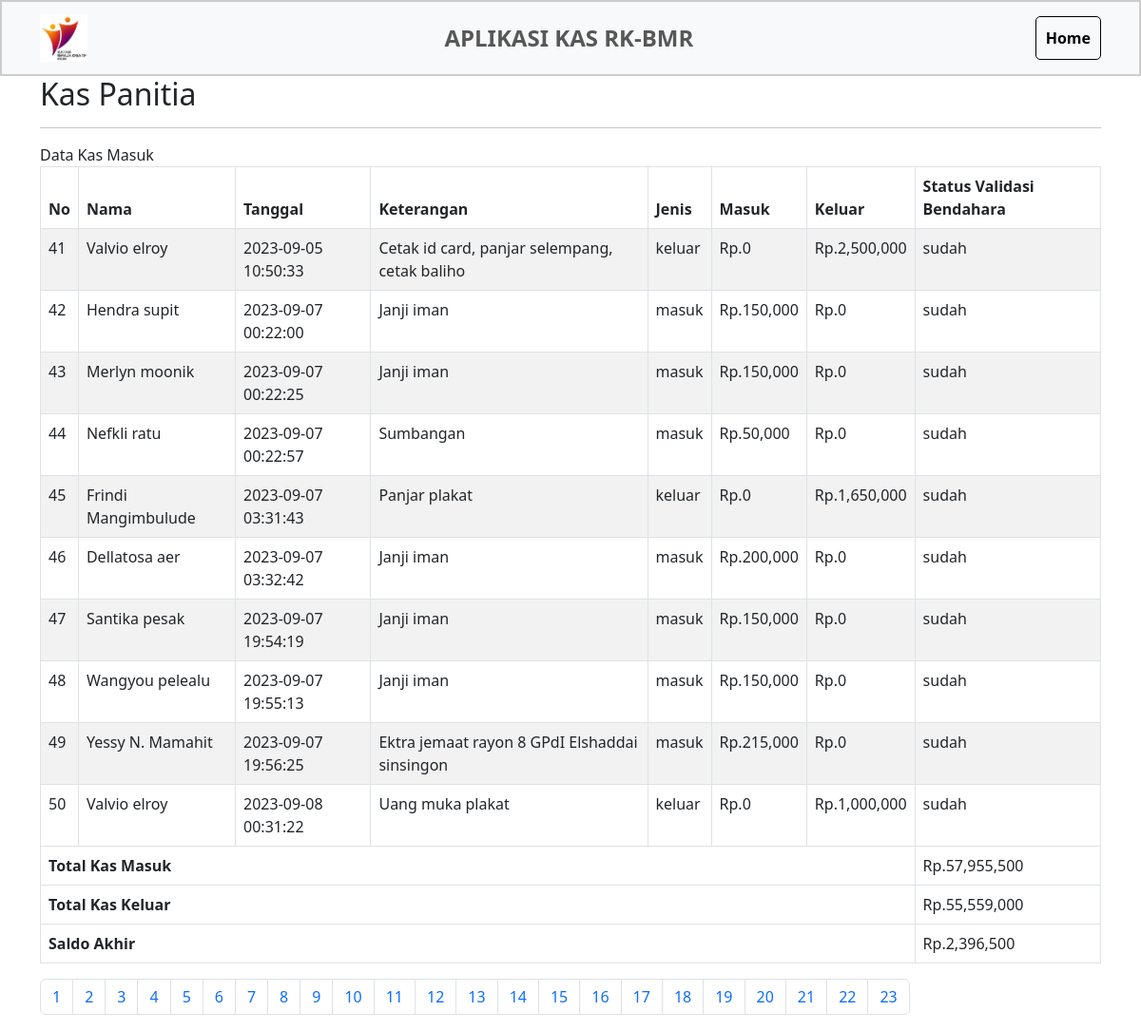
/user/rekap.php?page=5 (signed in), run on the app's committed database.
### tables this page shows
CREATE TABLE `rekap` (
  `id` int(11) NOT NULL,
  `nama` varchar(100) NOT NULL,
  `keterangan` varchar(225) NOT NULL,
  `jenis` varchar(10) NOT NULL,
  `ket` varchar(10) NOT NULL,
  `tanggal` datetime NOT NULL DEFAULT current_timestamp(),
  `masuk` varchar(64) NOT NULL,
  `keluar` varchar(64) NOT NULL
);

### user/rekap.php (the view, shortened to what this page needs)
<!DOCTYPE html>
<html lang="id">
<head>
    <link href="https://cdn.jsdelivr.net/npm/bootstrap@5.3.0/dist/css/bootstrap.min.css" rel="stylesheet">
</head>
<body>
    <nav class="navbar navbar-expand-lg navbar-light bg-light">
        <div class="container">
            <a class="navbar-brand" href="#">
                <img src="../public/download.jpeg" alt="Logo" class="navbar-logo">
            </a>
            <div class="navbar-text">
                APLIKASI KAS RK-BMR
            </div>
            <a href="index.php" class="btn-back">Home</a>
        </div>
    </nav>
    <div class="container">
        <?php
        include "../funtion/koneksi.php";
        $limit = 10;
        $page = isset($_GET['page']) ? $_GET['page'] : 1;
        $start = ($page - 1) * $limit;
        $tampilKas = $conn->query("SELECT * FROM rekap LIMIT $start, $limit") or die(mysqli_error($conn));
        ?>
        <h2>Kas Panitia</h2>
        <hr>
        <div class="panel panel-danger">
            <div class="panel-heading">
                Data Kas Masuk
            </div>
            <div class="panel-body">
                <div class="table-responsive">
                    <table class="table table-striped table-bordered table-hover" id="dataTables-example">
                        <thead>
                            <tr>
                                <th>No</th>
                                <th>Nama</th>
                                <th>Tanggal</th>
                                <th>Keterangan</th>
                                <th>Jenis</th>
                                <th>Masuk</th>
                                <th>Keluar</th>
                                <th>Status Validasi Bendahara</th>
                            </tr>
                        </thead>
                        <tbody>
                            <?php
                            $no = $start + 1;
                            while ($data = $tampilKas->fetch_assoc()) : ?>
                                <tr>
                                    <td><?= $no++; ?></td>
                                    <td><?= $data['nama']; ?></td>
                                    <td><?= $data['tanggal']; ?></td>
                                    <td><?= $data['keterangan']; ?></td>
                                    <td><?= $data['jenis']; ?></td>
                                    <td>Rp.<?= number_format($data['masuk']); ?></td>
                                    <td>Rp.<?= number_format($data['keluar']); ?></td>
                                    <td><?= $data['ket']; ?></td>
                                </tr>
                            <?php endwhile; ?>
                        </tbody>
                        <tfoot>
                            <?php
                            $sql = "SELECT SUM(masuk) AS total_masuk, SUM(keluar) AS total_keluar FROM rekap WHERE ket = 'sudah'";
                            $result = $conn->query($sql);
                            if ($result->num_rows > 0) {
                                $row = $result->fetch_assoc();
                                $totalMasuk = $row['total_masuk'];
                                $totalKeluar = $row['total_keluar'];
                                $saldoAkhir = $totalMasuk - $totalKeluar;
                            }
                            ?>
                            <tr>
                                <th colspan="7">Total Kas Masuk</th>
                                <td>Rp.<?= number_format($totalMasuk); ?></td>
                            </tr>
                            <tr>
                                <th colspan="7">Total Kas Keluar</th>
                                <td>Rp.<?= number_format($totalKeluar); ?></td>
                            </tr>
                            <tr>
                                <th colspan="7">Saldo Akhir</th>
                                <td>Rp.<?= number_format($saldoAkhir); ?></td>
                            </tr>
                        </tfoot>
                    </table>
                </div>
                <?php
                $total_records = mysqli_num_rows($conn->query("SELECT * FROM rekap"));
                $total_pages = ceil($total_records / $limit);
                echo "<ul class='pagination'>";
                for ($i = 1; $i <= $total_pages; $i++) {
                    echo "<li class='page-item'><a class='page-link' href='?page=" . $i . "'>" . $i . "</a></li>";
                }
                echo "</ul>";
                ?>
            </div>
        </div>
    </div>
</body>
</html>

### user/rekap.php (style rules this page uses)
.navbar { border: 2px solid #ccc; font-weight: bold; }
.navbar-brand { font-size: 24px; }
.navbar-text { text-align: center; flex: 1; font-size: 24px; }
.navbar-logo { width: 50px; height: 50px; }
.btn-back { border: 1px solid black; border-radius: 5px; text-decoration: none; padding: 10px; color: black; }

### data on the page
rekap: nama "Valvio elroy", tanggal "2023-09-05 10:50:33", keterangan "Cetak id card, panjar selempang, cetak baliho", jenis "keluar", masuk "0", keluar "2,500,000", ket "sudah"
rekap: nama "Hendra supit", tanggal "2023-09-07 00:22:00", keterangan "Janji iman", jenis "masuk", masuk "150,000", keluar "0", ket "sudah"
rekap: nama "Merlyn moonik", tanggal "2023-09-07 00:22:25", keterangan "Janji iman", jenis "masuk", masuk "150,000", keluar "0", ket "sudah"
rekap: nama "Nefkli ratu", tanggal "2023-09-07 00:22:57", keterangan "Sumbangan", jenis "masuk", masuk "50,000", keluar "0", ket "sudah"
rekap: nama "Frindi Mangimbulude", tanggal "2023-09-07 03:31:43", keterangan "Panjar plakat", jenis "keluar", masuk "0", keluar "1,650,000", ket "sudah"
rekap: nama "Dellatosa aer", tanggal "2023-09-07 03:32:42", keterangan "Janji iman", jenis "masuk", masuk "200,000", keluar "0", ket "sudah"
rekap: nama "Santika pesak", tanggal "2023-09-07 19:54:19", keterangan "Janji iman", jenis "masuk", masuk "150,000", keluar "0", ket "sudah"
rekap: nama "Wangyou pelealu", tanggal "2023-09-07 19:55:13", keterangan "Janji iman", jenis "masuk", masuk "150,000", keluar "0", ket "sudah"
rekap: nama "Yessy N. Mamahit", tanggal "2023-09-07 19:56:25", keterangan "Ektra jemaat rayon 8 GPdI Elshaddai sinsingon", jenis "masuk", masuk "215,000", keluar "0", ket "sudah"
rekap: nama "Valvio elroy", tanggal "2023-09-08 00:31:22", keterangan "Uang muka plakat", jenis "keluar", masuk "0", keluar "1,000,000", ket "sudah"

### other printed values
$totalMasuk "57,955,500"
$totalKeluar "55,559,000"
$saldoAkhir "2,396,500"
